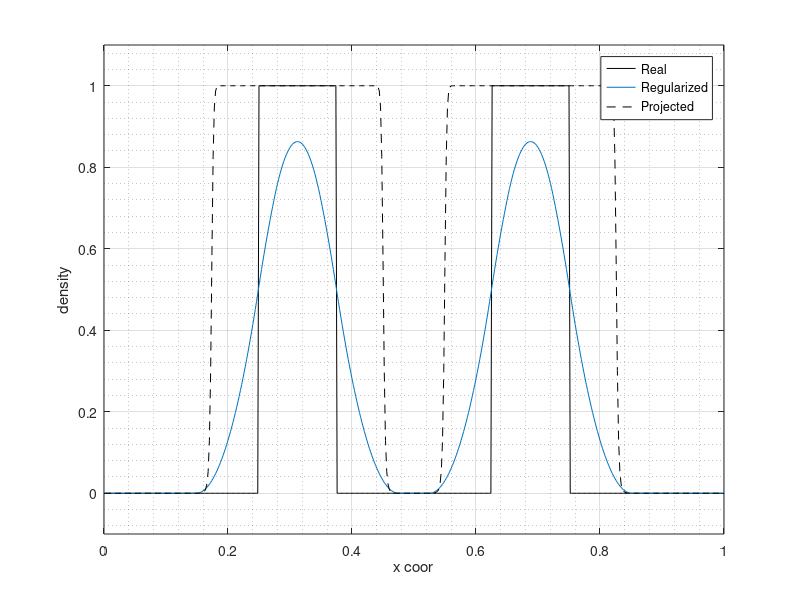

Here is the MATLAB script that generated this plot:
%% Minimum length scales test

clear
clc

N   = 500; % Number of elements
x   = linspace(0,1,N+1); % Number of nodes
xc  = 0.5*(x(1:end-1)+x(2:end)); % Elements coordinates

% Density - initial map example
rho = zeros(1,round(0.25*length(x)));
rho = [rho,ones(1,round(0.125*length(x)))];
rho = [rho,zeros(1,round(0.25*length(x)))];
rho = [rho,ones(1,round(0.125*length(x)))];
rho = [rho,zeros(1,length(x)-length(rho))];

R = 0.10*max(x); % Filter radius

% -----
% Choice A

rhoe = zeros(1,N);

for i=1:N % Loop over elements
    xcurr = 0.5*(x(i)+x(i+1));
    iN = find(abs(x-xcurr)<=R); % Neighbourhood
    Num = 0;
    Den = 0;
    for j=1:length(iN)-1
        jN = iN(j);
        Vj = x(jN+1)-x(jN);
        xj = 0.5*(x(jN)+x(jN+1));
        rhoj = 0.5*(rho(jN+1)+rho(jN));
        Num = Num + (R-abs(xcurr-xj))*Vj*rhoj;
        Den = Den + (R-abs(xcurr-xj))*Vj;
    end
    rhoe(i) = Num/Den;
end

rhoe = interp1(xc,rhoe,x);

% Choice B
% s.nnodeElem  = 2;
% s.nnodes = N+1;
% s.type = 'LINE';
% s.kFace = 0;
% s.geometryType = 'Line';
% s.coord = x';
% for i=1:N
%     connec(i,1) = i;
%     connec(i,2) = i+1;
% end
% s.connec = connec;
% s.nelem = N;
% s.ndim = 1;
% for i=1:N
%     coordElem(:,:,i) = [x(i),x(i+1)];
% end
% s.coordElem = coordElem;
% ss.mesh = Mesh(s);
% ss.femSettings = [];
% ss.femSettings.mesh = ss.mesh;
% 
% ss.quadratureOrder = 'LINEAR';
% Filter = Filter_P1_Density(ss);
% rhoe = Filter.getP1fromP0(interp1(x,rho,xc)');
% -----

c = (R/(x(2)-x(1)))^4;
beta=120;
eta=0.03;
rhoP=(tanh(beta*eta)+tanh(beta*(rhoe-eta)))./(tanh(beta*eta)+tanh(beta*(1-eta)));

figure
plot(x,rho,'-k',x,rhoe,x,rhoP,'--k')
grid on
grid minor
xlabel('x coor')
ylabel('density')
legend('Real','Regularized','Projected')
ylim([-0.1 1.1])

etaMin = 0.1;
etaMax = 0.9;

gradRhoe = diff(rhoe)./diff(x);
gradRhoe = interp1(xc,gradRhoe,x);
Isolid = rhoP.*exp(-c*gradRhoe.^2);
Ivoid = (1-rhoP).*exp(-c*gradRhoe.^2);

Isolid(isnan(Isolid))=0;
Ivoid(isnan(Ivoid))=0;

gSolid = sum(Isolid.*min((rhoe-etaMax),0).^2)/(N+1);
gVoid = sum(Ivoid.*min((etaMin-rhoe),0).^2)/(N+1);